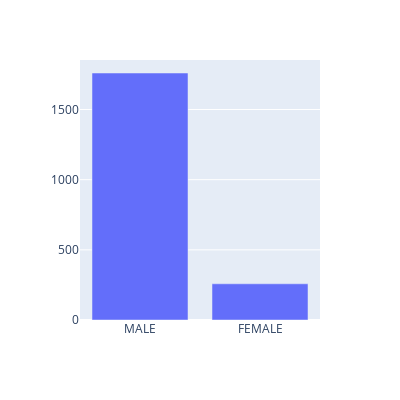

Notebook code cell kept with this figure:
### Code cell
plot_table=df['GENDER'].value_counts()
fig=px.bar(x=plot_table.index, y=plot_table.values)
fig.update_layout(
    autosize=False,
    width=400,
    height=400,
    xaxis_title=dict(text='Gender', font=dict(size=10, color='#FFFFFF')),
    yaxis_title=dict(text='Count', font=dict(size=10, color='#FFFFFF'))
)
fig.show()

### Figure 1 — Plotly figure (JSON) as saved in the notebook; plotly's stock layout.template omitted (floating-point values rounded to 4 significant figures)
{"data": [{"alignmentgroup": "True", "hovertemplate": "x=%{x}<br>y=%{y}<extra></extra>", "legendgroup": "", "marker": {"color": "#636efa", "pattern": {"shape": ""}}, "name": "", "offsetgroup": "", "orientation": "v", "showlegend": false, "textposition": "auto", "type": "bar", "x": ["MALE", "FEMALE"], "xaxis": "x", "y": [1760, 258], "yaxis": "y"}], "layout": {"autosize": false, "barmode": "relative", "height": 400, "legend": {"tracegroupgap": 0}, "margin": {"t": 60}, "width": 400, "xaxis": {"anchor": "y", "domain": [0, 1], "title": {"font": {"color": "#FFFFFF", "size": 10}, "text": "Gender"}}, "yaxis": {"anchor": "x", "domain": [0, 1], "title": {"font": {"color": "#FFFFFF", "size": 10}, "text": "Count"}}}}
